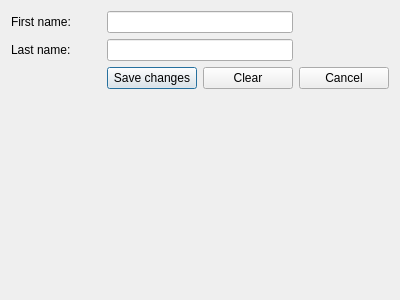
<?xml version="1.0" encoding="UTF-8"?>
<ui version="4.0">
 <class>ChangeAuthorDialog</class>
 <widget class="QDialog" name="ChangeAuthorDialog">
  <property name="geometry">
   <rect>
    <x>0</x>
    <y>0</y>
    <width>400</width>
    <height>300</height>
   </rect>
  </property>
  <property name="windowTitle">
   <string>Dialog</string>
  </property>
  <layout class="QVBoxLayout" name="verticalLayout">
   <item>
    <layout class="QGridLayout" name="gridLayout">
     <item row="0" column="0">
      <widget class="QLabel" name="firstNAmeLabel">
       <property name="text">
        <string>First name:</string>
       </property>
      </widget>
     </item>
     <item row="1" column="0">
      <widget class="QLabel" name="lastNameLabel">
       <property name="text">
        <string>Last name:</string>
       </property>
      </widget>
     </item>
     <item row="2" column="1">
      <widget class="QPushButton" name="saveChangesButton">
       <property name="text">
        <string>Save changes</string>
       </property>
      </widget>
     </item>
     <item row="2" column="2">
      <widget class="QPushButton" name="clearButton">
       <property name="text">
        <string>Clear</string>
       </property>
      </widget>
     </item>
     <item row="2" column="3">
      <widget class="QPushButton" name="cancelButton">
       <property name="text">
        <string>Cancel</string>
       </property>
      </widget>
     </item>
     <item row="1" column="1" colspan="2">
      <widget class="QLineEdit" name="lastNameEdit"/>
     </item>
     <item row="0" column="1" colspan="2">
      <widget class="QLineEdit" name="firstNameEdit"/>
     </item>
    </layout>
   </item>
   <item>
    <spacer name="verticalSpacer">
     <property name="orientation">
      <enum>Qt::Vertical</enum>
     </property>
     <property name="sizeHint" stdset="0">
      <size>
       <width>20</width>
       <height>40</height>
      </size>
     </property>
    </spacer>
   </item>
  </layout>
 </widget>
 <resources/>
 <connections/>
</ui>
